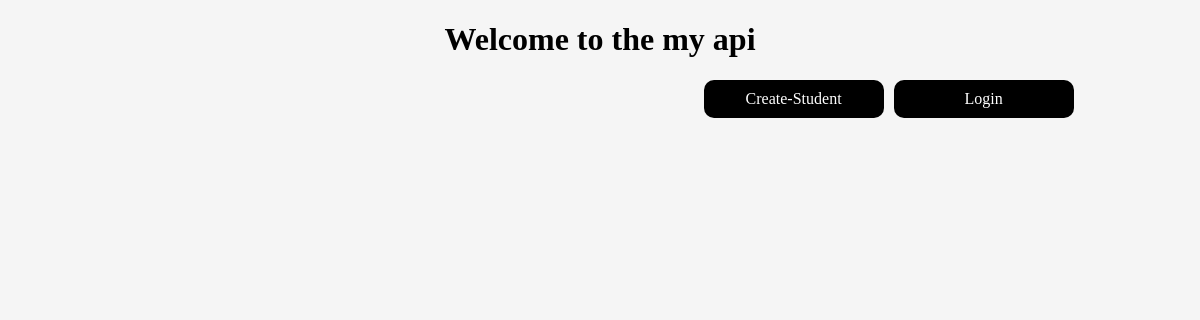
/, run on an earlier commit of the app's database.
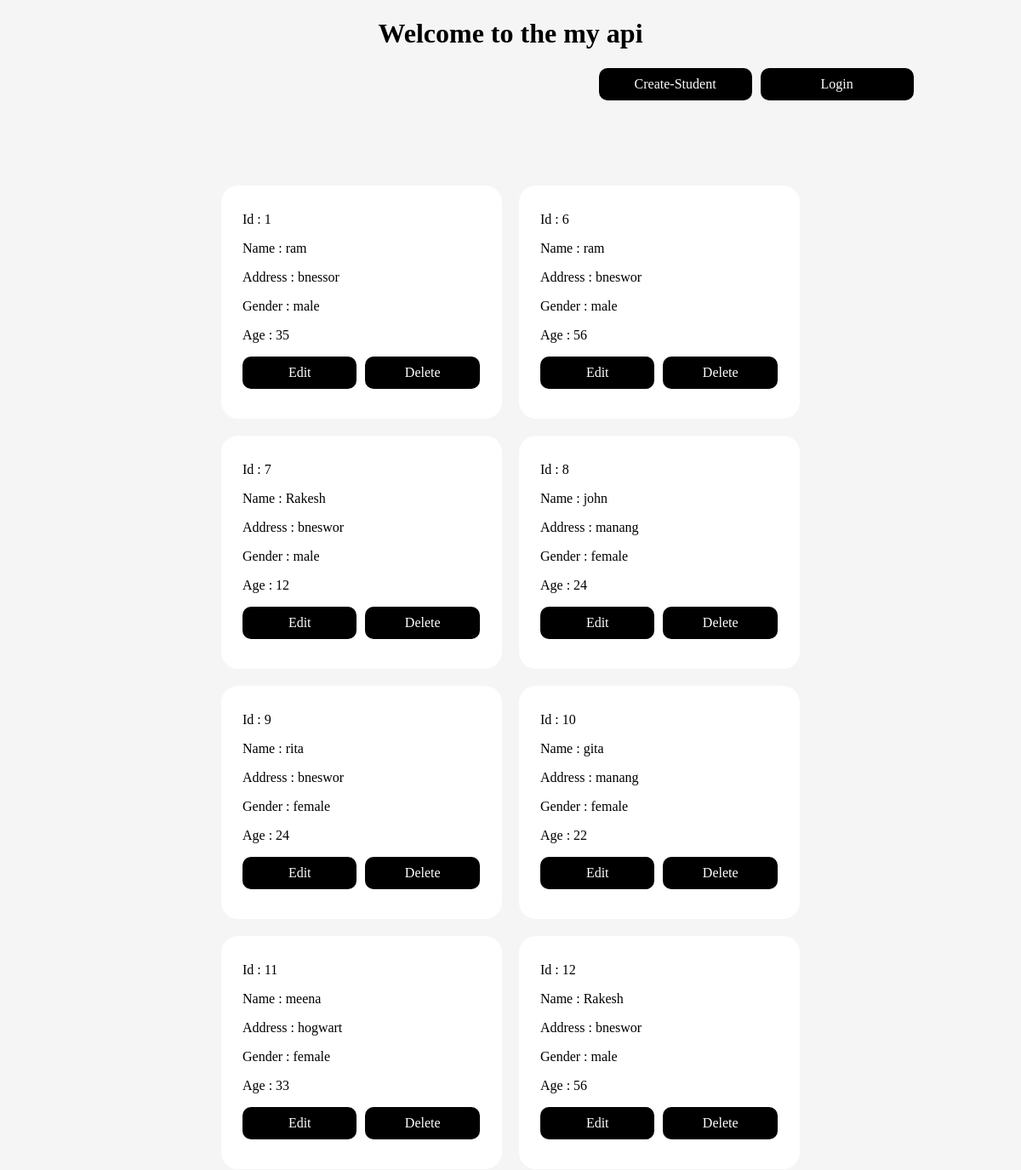
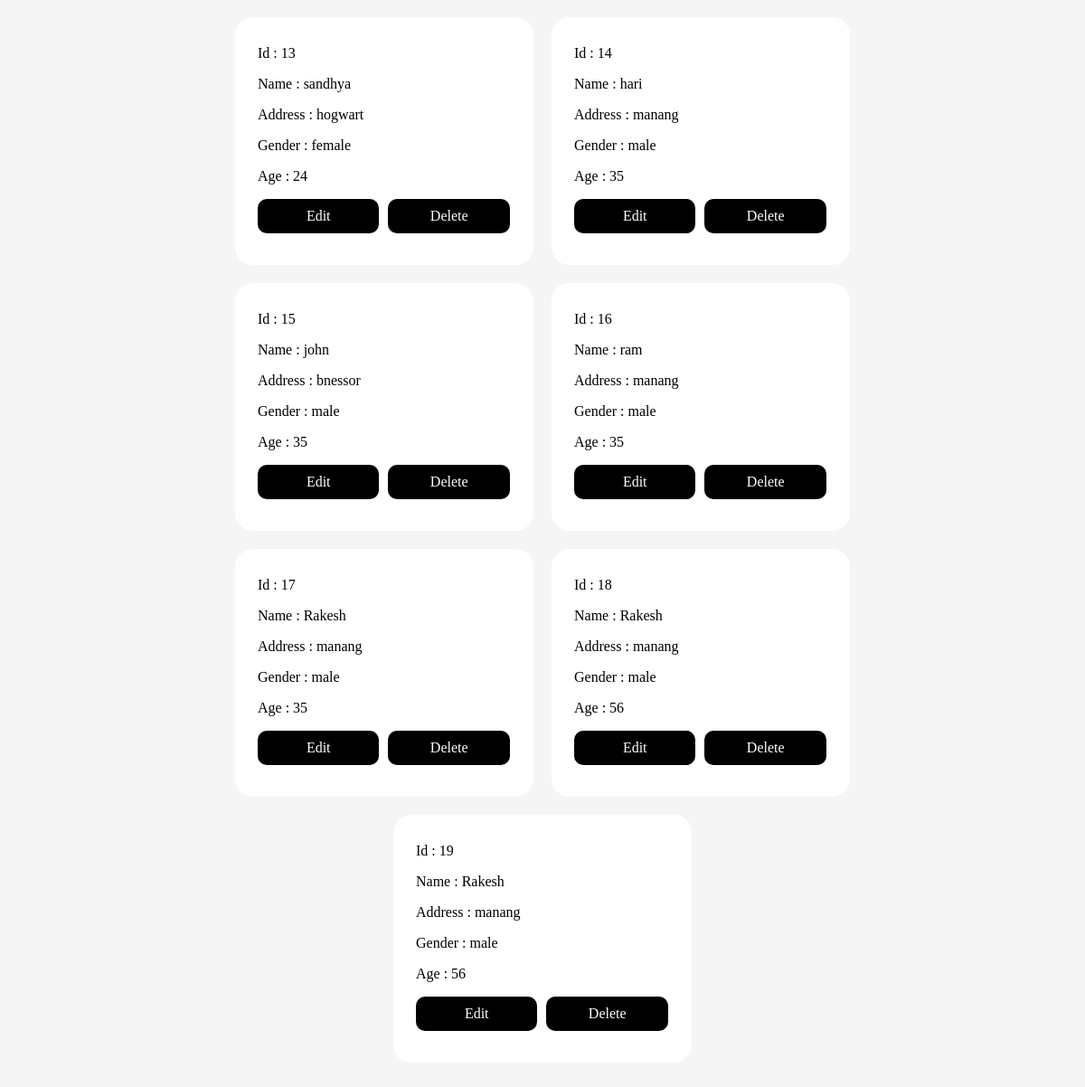
And on a later commit of the database (2 pictures, top to bottom).
### apps/student/models.py (models this page shows, shortened)
class Student(models.Model):
     name = models.CharField(max_length=100)
     address = models.CharField(max_length=100)
     gender = models.CharField(max_length=100)
     age = models.IntegerField()
     is_deleted = models.BooleanField(default=False)
     objects = StudentManager()
     admin_objects = models.Manager()

### apps/nerd/views.py (the view)
# urls.py: path("", index, name="list-student"),
def index(request):
    student = Student.objects.all()
    return render(request, "index.html", {"students":student})

### apps/student/models.py (called while the page is built)
     def get_queryset(self):
          return super().get_queryset().filter(is_deleted=False)

### apps/nerd/templates/index.html (shortened to what this page needs)
<!DOCTYPE html>
<html lang="en">
<head>
</head>
<body>
    <h1 align="center">Welcome to the my api</h1>
    <div class="create">
        <a href="{% url 'add-student' %}">Create-Student</a>
        {% if user.is_authenticated %}
        <a href="{% url 'logout' %}">Logout</a>
        {% else %}
        <a href="{% url 'login-user' %}">Login</a>
        {% endif %}
    </div>
    <div class="container">
        {% for student in students %}
        <div class="student_info">
            <p>Id : {{ student.id }}</p>
            <p>Name : {{ student.name }}</p>
            <p>Address : {{ student.address }}</p>
            <p>Gender : {{ student.gender }}</p>
            <p>Age : {{ student.age }}</p>
            <div class="btns">
                <a href="{% url 'update-student' student.id %}">Edit</a>
                <a href="{% url 'delete-student' student.id %}">Delete</a>
            </div>
        </div>
        {% endfor %}
    </div>
</body>
</html>

### apps/nerd/templates/index.html (style rules this page uses)
body { background: whitesmoke; }
.container { max-width: 60%; margin: auto; display: flex; flex-wrap: wrap; gap: 20px; justify-content: center; margin-top: 100px; margin-bottom: 100px; }
.student_info { width: 300px; height: auto; border-radius: 20px; background: white; padding: 15px 5px 35px 25px; }
p { color: black; }
.btns { display: flex; gap: 10px; margin-top: 15px; margin-right: 21px; }
a { text-decoration: none; width: 10rem; background: black; border-radius: 10px; color: white; padding:10px; display: block; text-align: center; }
.create { display:flex; justify-content: end; width: 90%; gap:10px; }

What changed in the data, as far as the page shows it:
added Student: id "1", name "ram", address "bnessor", gender "male", age "35"
added Student: id "6", name "ram", address "bneswor", gender "male", age "56"
added Student: id "7", name "Rakesh", address "bneswor", gender "male", age "12"
added Student: id "8", name "john", address "manang", gender "female", age "24"
added Student: id "9", name "rita", address "bneswor", gender "female", age "24"
added Student: id "10", name "gita", address "manang", gender "female", age "22"
added Student: id "11", name "meena", address "hogwart", gender "female", age "33"
added Student: id "12", name "Rakesh", address "bneswor", gender "male", age "56"
added Student: id "13", name "sandhya", address "hogwart", gender "female", age "24"
added Student: id "14", name "hari", address "manang", gender "male", age "35"
added Student: id "15", name "john", address "bnessor", gender "male", age "35"
added Student: id "16", name "ram", address "manang", gender "male", age "35"
added Student: id "17", name "Rakesh", address "manang", gender "male", age "35"
added Student: id "18", name "Rakesh", address "manang", gender "male", age "56"
added Student: id "19", name "Rakesh", address "manang", gender "male", age "56"
